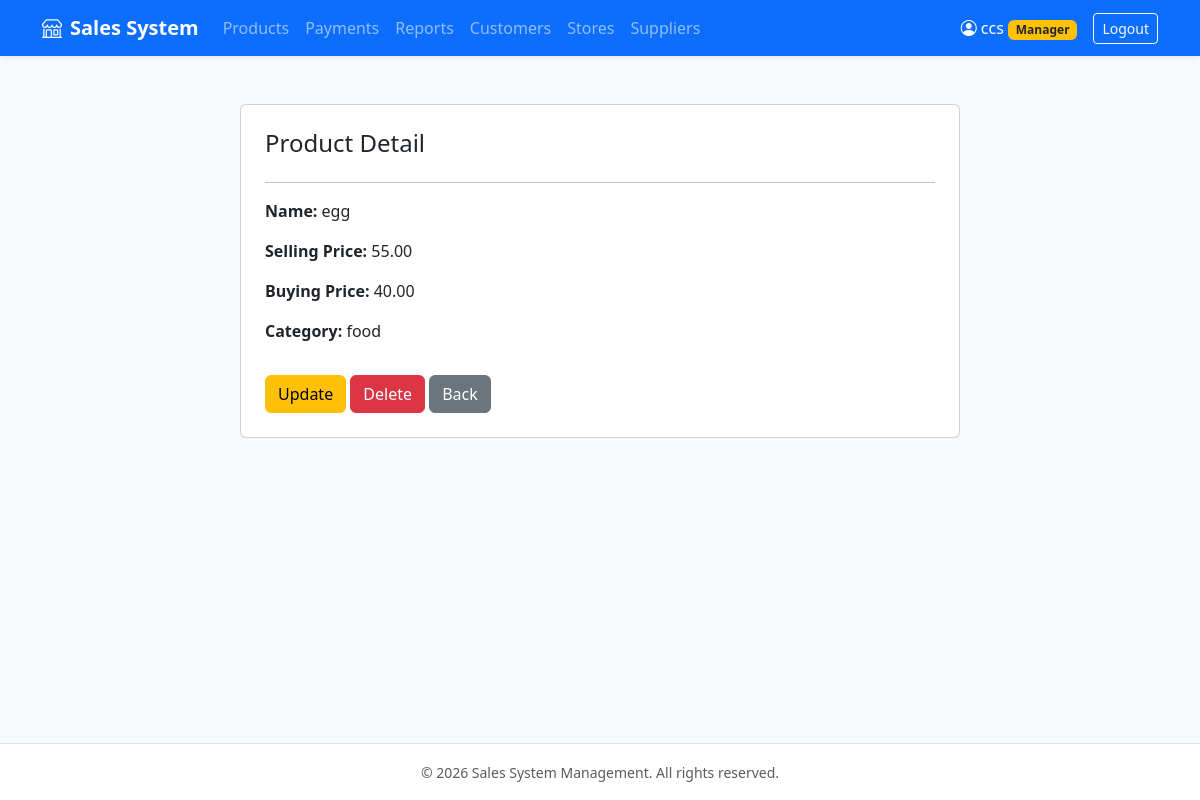
The page /product/1/ (signed in) on the database its author committed.
### sales/models.py (models this page shows, shortened)
class Product(models.Model):
    store = models.ForeignKey(Store, on_delete=models.CASCADE, related_name='products', null=True, blank=True)
    name = models.CharField(max_length=100)
    selling_price = models.DecimalField(max_digits=10, decimal_places=2)
    buying_price = models.DecimalField(max_digits=10, decimal_places=2)
    category = models.CharField(max_length=100)

### sales/views.py (the view)
# urls.py: path('product/<int:pk>/', views.product_detail, name='product_detail'),
@login_required
def product_detail(request, pk):
    product = get_object_or_404(Product, pk=pk)
    return render(request, 'sales/product_detail.html', {'product': product})

### sales/templates/sales/product_detail.html
{% extends 'sales/base.html' %}
{% block content %}
<div class="container mt-4">
    <div class="row d-flex justify-content-center">
        <div class="col-8">
            <div class="card p-4">
                <h4>Product Detail</h4>
                <hr>
                <p><strong>Name:</strong> {{ product.name }}</p>
                <p><strong>Selling Price:</strong> {{ product.selling_price }}</p>
                <p><strong>Buying Price:</strong> {{ product.buying_price }}</p>
                <p><strong>Category:</strong> {{ product.category }}</p>
                <div class="mt-3">
                    <a href="{% url 'product_update' product.id %}" class="btn btn-warning">
                        Update
                    </a>
                    <a href="{% url 'product_delete' product.id %}" class="btn btn-danger">
                        Delete
                    </a>
                    <a href="{% url 'product_list' %}" class="btn btn-secondary">
                        Back
                    </a>
                </div>
            </div>
        </div>
    </div>
</div>
{% endblock %}

### sales/templates/sales/base.html (shortened to what this page needs)
<!DOCTYPE html>
<html lang="en">
<head>
    <link href="https://cdn.jsdelivr.net/npm/bootstrap@5.3.2/dist/css/bootstrap.min.css" rel="stylesheet">
    <link rel="stylesheet" href="https://cdn.jsdelivr.net/npm/bootstrap-icons@1.11.1/font/bootstrap-icons.css">
</head>
<body class="bg-light d-flex flex-column min-vh-100">
    <nav class="navbar navbar-expand-lg navbar-dark bg-primary shadow-sm">
        <div class="container">
            <a class="navbar-brand fw-bold" href="{% url 'customer_list' %}">
                <i class="bi bi-shop me-2"></i>Sales System
            </a>
            <div class="collapse navbar-collapse" id="navbarNav">
                <ul class="navbar-nav me-auto mb-2 mb-lg-0">
                    {% if user.is_authenticated %}
                        <li class="nav-item">
                            <a class="nav-link" href="{% url 'product_list' %}">Products</a>
                        </li>
                        <li class="nav-item">
                            <a class="nav-link" href="{% url 'payment_list' %}">Payments</a>
                        </li>
                        <li class="nav-item">
                            <a class="nav-link" href="{% url 'report_list' %}">Reports</a>
                        </li>
                        {% if user.is_staff %}
                            <li class="nav-item">
                                <a class="nav-link" href="{% url 'customer_list' %}">Customers</a>
                            </li>
                            <li class="nav-item">
                                <a class="nav-link" href="{% url 'store_list' %}">Stores</a>
                            </li>
                            <li class="nav-item">
                                <a class="nav-link" href="{% url 'supplier_list' %}">Suppliers</a>
                            </li>
                        {% endif %}
                    {% endif %}
                </ul>
                <div class="d-flex align-items-center gap-2">
                    {% if user.is_authenticated %}
                        <span class="navbar-text text-white me-2">
                            <i class="bi bi-person-circle me-1"></i>{{ user.username }}
                            {% if user.is_staff %}<span class="badge bg-warning text-dark">Manager</span>{% endif %}
                        </span>
                        <a href="{% url 'logout' %}" class="btn btn-outline-light btn-sm">Logout</a>
                    {% else %}
                        <a href="{% url 'login' %}" class="btn btn-outline-light btn-sm">Login</a>
                        <a href="{% url 'register' %}" class="btn btn-warning btn-sm fw-bold">Sign Up</a>
                    {% endif %}
                </div>
            </div>
        </div>
    </nav>
    <main class="container my-4 flex-grow-1">
        {% block content %}{% endblock %}
    </main>
    <footer class="bg-white border-top py-3 text-center text-muted">
        <div class="container">
            <small>&copy; 2026 Sales System Management. All rights reserved.</small>
        </div>
    </footer>
</body>
</html>

### rows shown on the page
Product: name "egg", selling_price "55.00", buying_price "40.00", category "food"

### other values the page prints
{{ user.username }} "ccs"
